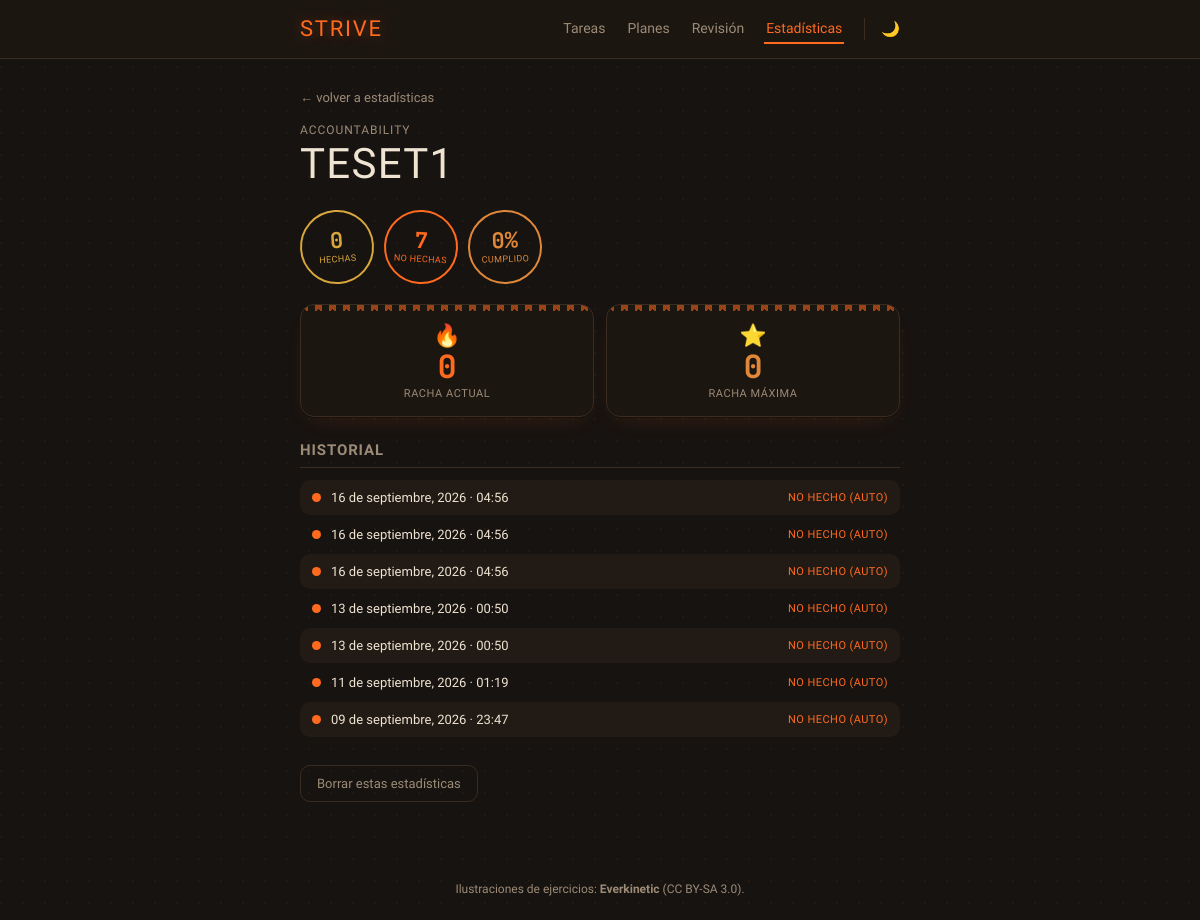
The page /tareas/estadisticas/a9a8737d-18b2-479e-9525-33880754b18a/ on the database its author committed.
### tasks/models.py (models this page shows, shortened)
class Occurrence(models.Model):
    RESULT_DONE = "done"
    RESULT_NOT_DONE = "not_done"
    RESULT_CHOICES = [
        (RESULT_DONE, "Hecho"),
        (RESULT_NOT_DONE, "No hecho"),
    ]
    task = models.ForeignKey(
        Task, on_delete=models.SET_NULL, null=True, blank=True, related_name="occurrences"
    )
    user = models.ForeignKey(
        settings.AUTH_USER_MODEL, on_delete=models.CASCADE, null=True, blank=True,
        related_name="occurrences",
        help_text="Dueño de la ocurrencia. Ver Task.user para el mismo criterio.",
    )
    series_id = models.UUIDField()
    title = models.CharField(max_length=255)
    result = models.CharField(max_length=10, choices=RESULT_CHOICES)
    due_date = models.DateField(null=True, blank=True)
    auto_expired = models.BooleanField(default=False)
    minutes_watched = models.PositiveIntegerField(
        null=True, blank=True,
        help_text="Solo en tareas de vídeo: minutos reales vistos en el navegador "
                   "(IFrame API de YouTube), no un dato introducido a mano.",
    )
    recorded_at = models.DateTimeField(auto_now_add=True)
    uuid = models.UUIDField(default=uuid.uuid4, editable=False, unique=True)
    updated_at = models.DateTimeField(auto_now=True)
    deleted_at = models.DateTimeField(null=True, blank=True)
    class Meta:
        ordering = ["-recorded_at"]
        constraints = [
            models.UniqueConstraint(
                fields=["series_id", "due_date"],
                condition=models.Q(due_date__isnull=False),
                name="unique_occurrence_per_series_day",
            ),
        ]
    @classmethod
    def streak_stats(cls, series_id):
        occs = list(cls.objects.filter(series_id=series_id).order_by("-recorded_at"))
        current = 0
        for occ in occs:
            if occ.result == cls.RESULT_DONE:
                current += 1
            else:
                break
        max_s = 0
        running = 0
        for occ in reversed(occs):
            if occ.result == cls.RESULT_DONE:
                running += 1
                max_s = max(max_s, running)
            else:
                running = 0
        return {"current_streak": current, "max_streak": max_s}

### tasks/views.py (the view)
# urls.py: path("estadisticas/<uuid:series_id>/", views.stats_detail, name="stats_detail"),
def stats_detail(request, series_id):
    occurrences = Occurrence.objects.filter(
        series_id=series_id, user=get_current_user()
    ).order_by("-recorded_at")
    if not occurrences.exists():
        messages.error(request, "No hay estadísticas para esa tarea.")
        return redirect(reverse("tasks:stats_list"))
    title = occurrences.first().title
    done_count = occurrences.filter(result=Occurrence.RESULT_DONE).count()
    not_done_count = occurrences.filter(result=Occurrence.RESULT_NOT_DONE).count()
    total = done_count + not_done_count
    success_rate = round((done_count / total) * 100) if total else 0
    streaks = Occurrence.streak_stats(series_id)
    return render(request, "tasks/stats_detail.html", {
        "title": title,
        "series_id": series_id,
        "occurrences": occurrences,
        "done_count": done_count,
        "not_done_count": not_done_count,
        "success_rate": success_rate,
        "current_streak": streaks["current_streak"],
        "max_streak": streaks["max_streak"],
    })

### tasks/utils.py (called while the page is built)
def get_current_user():
    User = get_user_model()
    user, _ = User.objects.get_or_create(
        username=DEFAULT_USERNAME,
        defaults={"is_active": True},
    )
    return user

### todoapp/basic_auth.py (called while the page is built, shortened)
    def __call__(self, request):
        if not settings.BASIC_AUTH_USER or not settings.BASIC_AUTH_PASSWORD:
            return self.get_response(request)

### tasks/templates/tasks/stats_detail.html (shortened to what this page needs)
{% extends "tasks/base.html" %}
{% block content %}
<a href="{% url 'tasks:stats_list' %}" class="back-link">← volver a estadísticas</a>
<header class="topbar">
    <div class="topbar__title">
        <span class="topbar__eyebrow">accountability</span>
        <h1>{{ title }}</h1>
    </div>
</header>
<div class="stamp-row">
    <div class="stamp stamp--done">
        <span class="stamp__number">{{ done_count }}</span>
        <span class="stamp__label">hechas</span>
    </div>
    <div class="stamp stamp--undone">
        <span class="stamp__number">{{ not_done_count }}</span>
        <span class="stamp__label">no hechas</span>
    </div>
    <div class="stamp stamp--rate">
        <span class="stamp__number">{{ success_rate }}%</span>
        <span class="stamp__label">cumplido</span>
    </div>
</div>
<div class="streak-row">
    <div class="streak-card streak-card--current">
        <span class="streak-card__icon">🔥</span>
        <span class="streak-card__number">{{ current_streak }}</span>
        <span class="streak-card__label">Racha actual</span>
    </div>
    <div class="streak-card streak-card--max">
        <span class="streak-card__icon">⭐</span>
        <span class="streak-card__number">{{ max_streak }}</span>
        <span class="streak-card__label">Racha máxima</span>
    </div>
</div>
<section class="task-section">
    <h2 class="task-section__title">Historial</h2>
    <ul class="history-list">
        {% for occ in occurrences %}
        <li class="history-row history-row--{{ occ.result }}">
            <span class="history-dot"></span>
            <span class="history-date">{{ occ.recorded_at|date:"d \d\e F, Y · H:i" }}</span>
            <span class="history-result">
                {{ occ.get_result_display }}{% if occ.auto_expired %} (auto){% endif %}
            </span>
        </li>
        {% endfor %}
    </ul>
</section>
<div class="task-form__actions">
    <form action="{% url 'tasks:stats_delete_series' series_id %}" method="post" class="inline-delete"
          onsubmit="return confirm('¿Eliminar las estadísticas de «{{ title|escapejs }}»? Esto no se puede deshacer.');">
        <button type="submit" class="ghost-btn ghost-btn--danger">Borrar estas estadísticas</button>
    </form>
</div>
{% endblock %}

### rows shown on the page
Occurrence: title "TESET1", recorded_at "16 de septiembre, 2026 · 04:56", result "NO HECHO", auto_expired "(AUTO)"
Occurrence: recorded_at "16 de septiembre, 2026 · 04:56", result "NO HECHO", auto_expired "(AUTO)"
Occurrence: recorded_at "16 de septiembre, 2026 · 04:56", result "NO HECHO", auto_expired "(AUTO)"
Occurrence: recorded_at "13 de septiembre, 2026 · 00:50", result "NO HECHO", auto_expired "(AUTO)"
Occurrence: recorded_at "13 de septiembre, 2026 · 00:50", result "NO HECHO", auto_expired "(AUTO)"
Occurrence: recorded_at "11 de septiembre, 2026 · 01:19", result "NO HECHO", auto_expired "(AUTO)"
Occurrence: recorded_at "09 de septiembre, 2026 · 23:47", result "NO HECHO", auto_expired "(AUTO)"

### other values the page prints
{{ done_count }} "0"
{{ not_done_count }} "7"
{{ success_rate }} "0"
{{ current_streak }} "0"
{{ max_streak }} "0"
